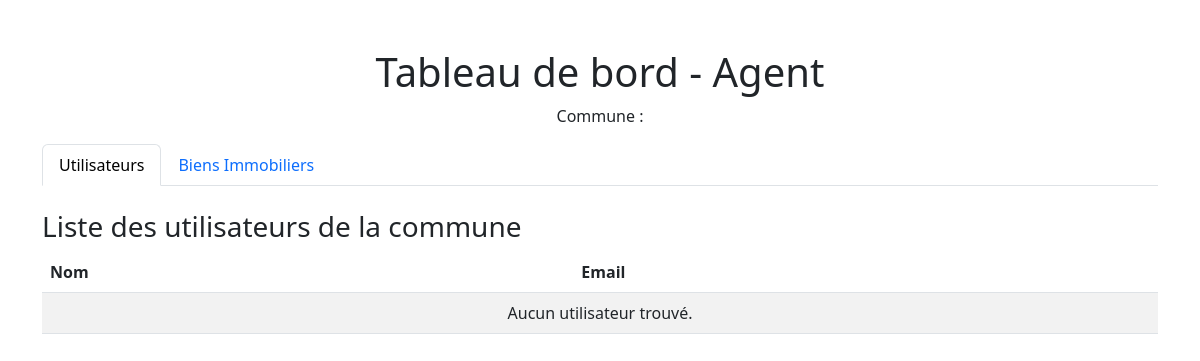
/Appgest/tableau-de-bord-agent/ (signed in), run on an earlier commit of the app's database.
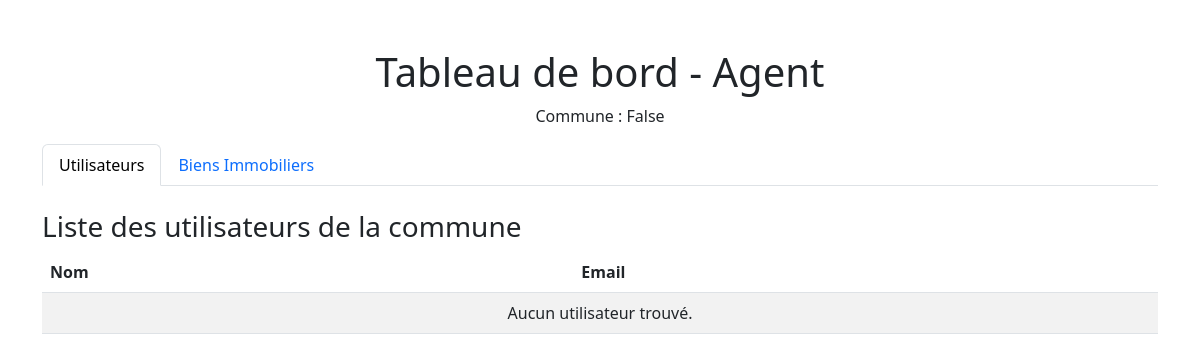
And on a later commit of the database.
### Appgest/models.py (models this page shows, shortened)
class CustomUser(AbstractUser):
    COMMUNE_CHOICES = [
        ('abobo', 'Abobo'),
        ('adjame', 'Adjamé'),
        ('attecoube', 'Attécoubé'),
        ('cocody', 'Cocody'),
        ('koumassi', 'Koumassi'),
        ('plateau', 'Le Plateau'),
        ('port-bouet', 'Port-Bouët'),
        ('san-pedro', 'San-Pédro'),
        ('treichville', 'Treichville'),
        ('yopougon', 'Yopougon'),
        ('batisse', 'Bâtisse'),
        ('anyama', 'Anyama'),
        ('grand-bassam', 'Grand-Bassam'),
        ('dabou', 'Dabou'),
        ('grand-lahou', 'Grand-Lahou'),
        ('agboville', 'Agboville'),
    ]
    is_agent = models.BooleanField(default=False)
    is_contribuable = models.BooleanField(default=False)
    commune = models.CharField(choices=COMMUNE_CHOICES, max_length=100)
    numero = models.CharField(null=True, blank=True, default='0151606704', max_length=25)

### Appgest/views.py (the view)
# urls.py: path('tableau-de-bord-agent/', dashboard, name='dashboard'),
@login_required
def dashboard(request):
    commune = request.user.commune
    utilisateurs = CustomUser.objects.filter(commune=commune, is_contribuable=True)
    biens = BienImobilier.objects.filter(commune=commune)
    context = {
        'commune': commune,
        'utilisateurs': utilisateurs,
        'biens': biens,
    }
    return render(request, 'dashboard.html', context)

### Appgest/templates/dashboard.html (shortened to what this page needs)
<!DOCTYPE html>
<html lang="fr">
<head>
    <link href="https://cdn.jsdelivr.net/npm/bootstrap@5.3.0/dist/css/bootstrap.min.css" rel="stylesheet">
</head>
<body>
    <div class="container mt-5">
        <h1 class="text-center">Tableau de bord - Agent</h1>
        <p class="text-center">Commune : {{ commune }}</p>
        <ul class="nav nav-tabs" id="agentTabs" role="tablist">
            <li class="nav-item" role="presentation">
                <button class="nav-link active" id="utilisateurs-tab" data-bs-toggle="tab" data-bs-target="#utilisateurs" type="button" role="tab">Utilisateurs</button>
            </li>
            <li class="nav-item" role="presentation">
                <button class="nav-link" id="biens-tab" data-bs-toggle="tab" data-bs-target="#biens" type="button" role="tab">Biens Immobiliers</button>
            </li>
        </ul>
        <div class="tab-content mt-4" id="agentTabsContent">
            <div class="tab-pane fade show active" id="utilisateurs" role="tabpanel">
                <h3>Liste des utilisateurs de la commune</h3>
                <table class="table table-striped">
                    <thead>
                        <tr>
                            <th>Nom</th>
                            <th>Email</th>
                        </tr>
                    </thead>
                    <tbody>
                        {% for user in utilisateurs %}
                        <tr>
                            <td>{{ user.first_name }} {{ user.last_name }}</td>
                            <td>{{ user.email }}</td>
                        </tr>
                        {% empty %}
                        <tr>
                            <td colspan="2" class="text-center">Aucun utilisateur trouvé.</td>
                        </tr>
                        {% endfor %}
                    </tbody>
                </table>
            </div>
        </div>
    </div>
</body>
</html>

What changed in the data, as far as the page shows it:
now on this page (row edited): CustomUser: commune "False"
